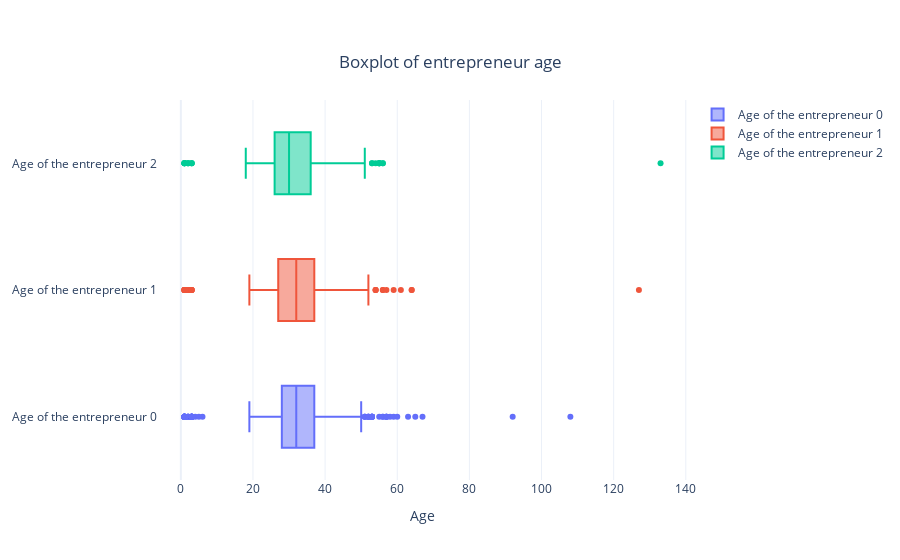

Notebook code for this chart:
### Code cell
# boxplot for incorporation_date and date_created
fig = go.Figure()
fig.add_trace(go.Box(x=seedstar['Age of the entrepreneur 0'],
                     name = 'Age of the entrepreneur 0'))
fig.add_trace(go.Box(x=seedstar['Age of the entrepreneur 1'],
                     name = 'Age of the entrepreneur 1'))
fig.add_trace(go.Box(x=seedstar['Age of the entrepreneur 2'],
                     name = 'Age of the entrepreneur 2'))

fig.update_layout(title = {'text':"Boxplot of entrepreneur age",
                           'y': 0.9, 'x': 0.5,
                           'xanchor': 'center', 'yanchor': 'top'},
                  xaxis_title = "Age")

fig.show()
# Remove the hashtag in front of the columns below to show staic image in github
# Image(pio.to_image(fig, format='png', scale=5))

### Figure 1 — Plotly figure (JSON) as saved in the notebook; plotly's stock layout.template omitted (floating-point values rounded to 4 significant figures; data arrays with more than 128 entries replaced by an {"elided": "..."} marker saying what was removed)
{"data": [{"name": "Age of the entrepreneur 0", "type": "box", "x": {"elided": "4255 int values"}}, {"name": "Age of the entrepreneur 1", "type": "box", "x": {"elided": "4255 int values"}}, {"name": "Age of the entrepreneur 2", "type": "box", "x": {"elided": "4255 int values"}}], "layout": {"title": {"text": "Boxplot of entrepreneur age", "x": 0.5, "xanchor": "center", "y": 0.9, "yanchor": "top"}, "xaxis": {"title": {"text": "Age"}}}}
